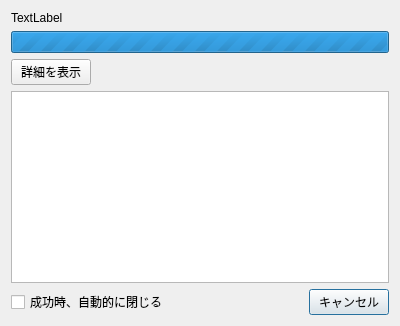
<?xml version="1.0" encoding="UTF-8"?>
<ui version="4.0">
 <class>OperationDialog</class>
 <widget class="QDialog" name="OperationDialog">
  <property name="geometry">
   <rect>
    <x>0</x>
    <y>0</y>
    <width>400</width>
    <height>300</height>
   </rect>
  </property>
  <property name="windowTitle">
   <string>Dialog</string>
  </property>
  <layout class="QGridLayout" name="gridLayout">
   <property name="sizeConstraint">
    <enum>QLayout::SetMinAndMaxSize</enum>
   </property>
   <item row="1" column="0">
    <widget class="QTextEdit" name="textEdit">
     <property name="enabled">
      <bool>true</bool>
     </property>
     <property name="sizePolicy">
      <sizepolicy hsizetype="Expanding" vsizetype="MinimumExpanding">
       <horstretch>0</horstretch>
       <verstretch>0</verstretch>
      </sizepolicy>
     </property>
     <property name="minimumSize">
      <size>
       <width>170</width>
       <height>0</height>
      </size>
     </property>
     <property name="undoRedoEnabled">
      <bool>false</bool>
     </property>
     <property name="lineWrapMode">
      <enum>QTextEdit::NoWrap</enum>
     </property>
     <property name="readOnly">
      <bool>true</bool>
     </property>
    </widget>
   </item>
   <item row="2" column="0">
    <layout class="QHBoxLayout" name="horizontalLayout">
     <item>
      <widget class="QCheckBox" name="chkAutoClose">
       <property name="text">
        <string>成功時、自動的に閉じる</string>
       </property>
      </widget>
     </item>
     <item>
      <spacer name="horizontalSpacer">
       <property name="orientation">
        <enum>Qt::Horizontal</enum>
       </property>
       <property name="sizeHint" stdset="0">
        <size>
         <width>40</width>
         <height>20</height>
        </size>
       </property>
      </spacer>
     </item>
     <item>
      <widget class="QPushButton" name="btnCloseCancel">
       <property name="text">
        <string>キャンセル</string>
       </property>
      </widget>
     </item>
    </layout>
   </item>
   <item row="0" column="0">
    <layout class="QVBoxLayout" name="verticalLayout">
     <property name="sizeConstraint">
      <enum>QLayout::SetNoConstraint</enum>
     </property>
     <item>
      <widget class="QLabel" name="label">
       <property name="sizePolicy">
        <sizepolicy hsizetype="Preferred" vsizetype="Fixed">
         <horstretch>0</horstretch>
         <verstretch>0</verstretch>
        </sizepolicy>
       </property>
       <property name="text">
        <string>TextLabel</string>
       </property>
       <property name="scaledContents">
        <bool>true</bool>
       </property>
      </widget>
     </item>
     <item>
      <widget class="QProgressBar" name="progressBar">
       <property name="sizePolicy">
        <sizepolicy hsizetype="Expanding" vsizetype="Fixed">
         <horstretch>0</horstretch>
         <verstretch>0</verstretch>
        </sizepolicy>
       </property>
       <property name="maximum">
        <number>0</number>
       </property>
       <property name="value">
        <number>0</number>
       </property>
       <property name="textVisible">
        <bool>false</bool>
       </property>
      </widget>
     </item>
     <item>
      <widget class="QPushButton" name="btnShowDetail">
       <property name="sizePolicy">
        <sizepolicy hsizetype="Maximum" vsizetype="Fixed">
         <horstretch>0</horstretch>
         <verstretch>0</verstretch>
        </sizepolicy>
       </property>
       <property name="text">
        <string>詳細を表示</string>
       </property>
      </widget>
     </item>
    </layout>
   </item>
  </layout>
 </widget>
 <resources/>
 <connections/>
</ui>
